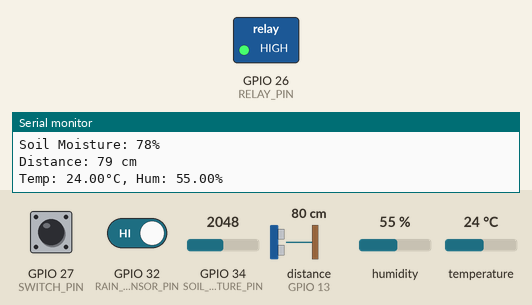
This sketch was run on a simulated ESP32. Shown: switched loads named in the sketch (green lamp = pin HIGH), the last lines printed to the serial monitor. Wiring (inferred from the names in the program): ultrasonic range finder: trigger GPIO 12; echo GPIO 13. The inputs (shaded band) are chosen by the test bench; at power-on: GPIO 27 (SWITCH_PIN) HIGH, GPIO 34 (SOIL_MOISTURE_PIN) = 2048, GPIO 32 (RAIN_SENSOR_PIN) HIGH, distance to the obstacle (sensor on GPIO 13) 80 cm, humidity 55 %, temperature 24 °C. The echo pulse lasts 58.3 µs per cm; WiFi joins after 1.5 s; servers stay silent unless stated; the modem accepts every AT command (registered, SIM ready, sends succeed) and sends nothing else; pins used as bus, display or sensor lines are not drawn.

Above: at 16.0 s.
16.1 s: GPIO 27 (SWITCH_PIN) pulled LOW for 3.2 s
At 18.1 s:
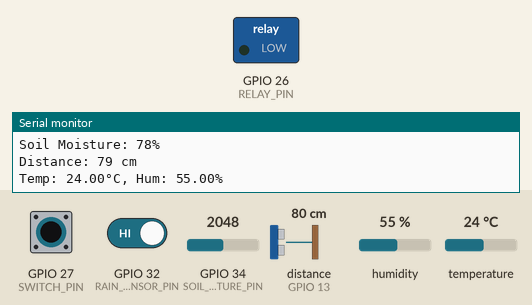
20.8 s: GPIO 34 (SOIL_MOISTURE_PIN) set to 1780
23.5 s: GPIO 34 (SOIL_MOISTURE_PIN) set to 1675
At 25.2 s:
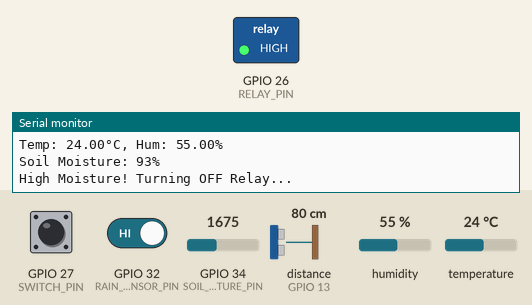
Timing chart, 0 to 26.7 s (numbered marks = the images above; inputs shaded):
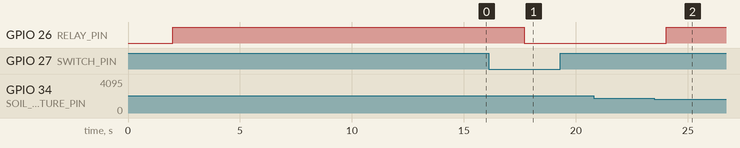

Measured:
- the behaviour switches between 1734 and 1733 on GPIO 34 (SOIL_MOISTURE_PIN) (found by bisection; images 1 and 2)
- after the input at 16.1 s, GPIO 26 (RELAY_PIN): HIGH → LOW after 1.6 s
- after the input at 23.5 s, GPIO 26 (RELAY_PIN): LOW → HIGH after 0.53 s

The sketch:

main.ino
```cpp
#define BLYNK_TEMPLATE_ID "TMPL31WEHttR_"
#define BLYNK_TEMPLATE_NAME "Krishi jalsevak"
#include <WiFi.h>
#include <BlynkSimpleEsp32.h>
#include <DHT.h>
#include <HardwareSerial.h>

// Your WiFi credentials
char ssid[] = "hardik";
char pass[] = "44556677";

// Your Blynk Auth Token
char auth[] = "oWqYrc6ie8CrQqVFOpjMTlBzARfTa_w7";

// Pin Definitions
#define RELAY_PIN 26
#define SWITCH_PIN 27
#define DHT_PIN 14
#define RAIN_SENSOR_PIN 32
#define SOIL_MOISTURE_PIN 34
#define VOLTAGE_SENSOR_PIN 35

#define TRIG_PIN 12   // New: Ultrasonic Sensor TRIG
#define ECHO_PIN 13   // New: Ultrasonic Sensor ECHO

#define SIM800_TX 17
#define SIM800_RX 16

// DHT Settings
#define DHT_TYPE DHT22
DHT dht(DHT_PIN, DHT_TYPE);

// Serial for SIM800L
HardwareSerial GSM(1);

// Variables
bool relayState = false;
bool lastSwitchState = HIGH;
bool isRaining = false;
float temperature = 0.0;
float humidity = 0.0;
unsigned long callStartTime = 0;
bool callActive = false;
bool rainSMSsent = false;
bool highMoistureSMSsent = false;
bool boxOpenSMSsent = false; // New variable

// Registered Phone Number
const char *registeredNumber = "+919926211285";

void setup() {
  Serial.begin(115200);
  GSM.begin(9600, SERIAL_8N1, SIM800_RX, SIM800_TX);

  pinMode(RELAY_PIN, OUTPUT);
  pinMode(SWITCH_PIN, INPUT_PULLUP);
  pinMode(DHT_PIN, INPUT_PULLUP);
  pinMode(RAIN_SENSOR_PIN, INPUT);
  pinMode(SOIL_MOISTURE_PIN, INPUT);
  pinMode(VOLTAGE_SENSOR_PIN, INPUT);

  pinMode(TRIG_PIN, OUTPUT);
  pinMode(ECHO_PIN, INPUT);

  dht.begin();
  delay(2000);

  digitalWrite(RELAY_PIN, HIGH);

  Serial.println("System Initialized. Relay OFF.");

  initGSM();

  // Initialize Blynk
  Blynk.begin(auth, ssid, pass);
}

void initGSM() {
  sendCommand("AT");
  delay(1000);
  sendCommand("ATE0");
  delay(500);
  sendCommand("AT+CLIP=1");
  delay(500);
  sendCommand("AT+DDET=1");
  delay(500);
  sendCommand("ATS0=1");
  delay(500);
  Serial.println("GSM Module Initialized.");
}

void sendCommand(const char *cmd) {
  GSM.println(cmd);
  delay(500);
  while (GSM.available()) {
    Serial.write(GSM.read());
  }
}

void checkSwitch() {
  bool currentSwitchState = digitalRead(SWITCH_PIN);
  if (currentSwitchState == LOW && lastSwitchState == HIGH) {
    delay(50);
    if (digitalRead(SWITCH_PIN) == LOW) {
      toggleRelay();
    }
  }
  lastSwitchState = currentSwitchState;
}

void toggleRelay() {
  relayState = !relayState;
  digitalWrite(RELAY_PIN, relayState ? LOW : HIGH);
  sendSMS(relayState ? "Motor Turned ON" : "Motor Turned OFF");
  Blynk.virtualWrite(V1, relayState ? 1 : 0);  // Update motor status on Blynk app
}

void checkRainSensor() {
  int rainValue = digitalRead(RAIN_SENSOR_PIN);
  isRaining = (rainValue == LOW);

  if (isRaining && relayState) {
    Serial.println("Rain Detected! Turning OFF Relay...");
    turnRelayOff();
    if (!rainSMSsent) {
      sendSMS("Rain Detected! Motor Turned OFF.");
      rainSMSsent = true;
    }
  }
  if (!isRaining) {
    rainSMSsent = false;
  }

  // Update rain status on Blynk app
  Blynk.virtualWrite(V3, isRaining ? 1 : 0);
}

void checkSoilMoisture() {
  int soilMoistureValue = analogRead(SOIL_MOISTURE_PIN);
  int moisturePercent = map(soilMoistureValue, 4095, 1500, 0, 100);

  Serial.print("Soil Moisture: ");
  Serial.print(moisturePercent);
  Serial.println("%");

  if (moisturePercent > 90 && relayState) {
    Serial.println("High Moisture! Turning OFF Relay...");
    turnRelayOff();
    if (!highMoistureSMSsent) {
      sendSMS("High Moisture! Motor Turned OFF.");
      highMoistureSMSsent = true;
    }
  }
  if (moisturePercent <= 90) {
    highMoistureSMSsent = false;
  }

  // Update soil moisture on Blynk app
  Blynk.virtualWrite(V2, moisturePercent);
}

void checkUltrasonicSensor() {
  long duration;
  int distance;

  digitalWrite(TRIG_PIN, LOW);
  delayMicroseconds(2);
  digitalWrite(TRIG_PIN, HIGH);
  delayMicroseconds(10);
  digitalWrite(TRIG_PIN, LOW);

  duration = pulseIn(ECHO_PIN, HIGH);
  distance = duration * 0.034 / 2;

  Serial.print("Distance: ");
  Serial.print(distance);
  Serial.println(" cm");

  // Update ultrasonic sensor status on Blynk app
  Blynk.virtualWrite(V5, distance);

  if (distance > 5) {
    if (!boxOpenSMSsent) {
      sendSMS("Alert: Box Opened!");
      boxOpenSMSsent = true;
    }
  } else {
    boxOpenSMSsent = false;
  }
}

void turnRelayOn() {
  if (!relayState) {
    relayState = true;
    digitalWrite(RELAY_PIN, LOW);
    sendSMS("Motor Turned ON");
    Blynk.virtualWrite(V1, 1);  // Update motor status on Blynk app
  }
}

void turnRelayOff() {
  if (relayState) {
    relayState = false;
    digitalWrite(RELAY_PIN, HIGH);
    sendSMS("Motor Turned OFF");
    Blynk.virtualWrite(V1, 0);  // Update motor status on Blynk app
  }
}

void sendSMS(String message) {
  GSM.print("AT+CMGF=1\r");
  delay(100);
  GSM.print("AT+CMGS=\"");
  GSM.print(registeredNumber);
  GSM.println("\"");
  delay(100);
  GSM.print(message);
  delay(100);
  GSM.write(26);
  delay(1000);
}

void handleCall() {
  if (GSM.available()) {
    String data = GSM.readString();
    Serial.println("GSM Data: " + data);

    if (data.indexOf("+CLIP:") >= 0) {
      if (data.indexOf(registeredNumber) != -1) {
        Serial.println("Call from registered number... Auto picking up.");
        answerCall();
      }
    }
    if (data.indexOf("+DTMF:") >= 0) {
      int dtmfTone = data.substring(data.indexOf("+DTMF:") + 6).toInt();
      handleDTMF(dtmfTone);
    }
  }
}

void answerCall() {
  sendCommand("ATA");
  delay(2000);
  callStartTime = millis();
  callActive = true;
  Serial.println("Call Answered Successfully.");
}

void checkCallTimeout() {
  if (callActive && millis() - callStartTime > 20000) {
    Serial.println("No response, disconnecting call.");
    sendCommand("ATH");
    callActive = false;
    callStartTime = 0;
  }
}

void handleDTMF(int tone) {
  switch (tone) {
    case 1:
      turnRelayOn();
      sendSMS("Motor Turned ON via DTMF.");
      break;
    case 2:
      turnRelayOff();
      sendSMS("Motor Turned OFF via DTMF.");
      break;
    case 3:
      turnRelayOn();
      sendSMS("Motor Turned ON for 2 min.");
      delay(120000);
      turnRelayOff();
      sendSMS("Motor Turned OFF after 2 min.");
      break;
    case 4:
      turnRelayOn();
      sendSMS("Motor Turned ON for 5 min.");
      delay(300000);
      turnRelayOff();
      sendSMS("Motor Turned OFF after 5 min.");
      break;
    case 5:
      sendHumidityAndMoisture();
      break;
    case 6:
      checkPowerStatus();
      break;
    case 0:
      sendSMS("Current Location: https://goo.gl/maps/WsPVGdWnkpPqCjSN7");
      break;
    default:
      Serial.println("Invalid DTMF Tone Received.");
      break;
  }
}

void sendHumidityAndMoisture() {
  float currentHumidity = dht.readHumidity();
  int soilMoistureValue = analogRead(SOIL_MOISTURE_PIN);
  int moisturePercent = map(soilMoistureValue, 4095, 1500, 0, 100);

  if (isnan(currentHumidity)) {
    sendSMS("Error reading humidity sensor!");
    return;
  }

  String message = "Humidity: " + String(currentHumidity, 1) + "%, "
                   + "Soil Moisture: " + String(moisturePercent) + "%";

  sendSMS(message);
}

void checkPowerStatus() {
  int voltageStatus = digitalRead(VOLTAGE_SENSOR_PIN);

  if (voltageStatus == HIGH) {
    sendSMS("Power is Available.");
  } else {
    sendSMS("No Power Supply Detected.");
  }
}

void updateSensorData() {
  float newTemp = dht.readTemperature();
  float newHum = dht.readHumidity();

  if (isnan(newTemp) || isnan(newHum)) {
    Serial.println("Failed to read from DHT sensor!");
    return;
  }

  temperature = newTemp;
  humidity = newHum;

  Serial.print("Temp: ");
  Serial.print(temperature);
  Serial.print("°C, Hum: ");
  Serial.print(humidity);
  Serial.println("%");

  // Update temperature and humidity on Blynk app
  Blynk.virtualWrite(V6, temperature);
  Blynk.virtualWrite(V4, humidity);
}

void loop() {
  Blynk.run();
  checkSwitch();
  checkRainSensor();
  checkSoilMoisture();
  checkUltrasonicSensor(); // 👈 New
  updateSensorData();
  handleCall();
  checkCallTimeout();
  delay(2000);
}
```
